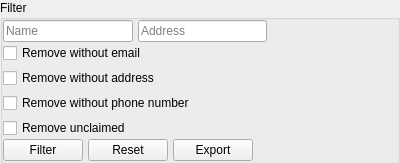
<?xml version="1.0" encoding="UTF-8"?>
<ui version="4.0">
 <class>FilterWidget</class>
 <widget class="QWidget" name="FilterWidget">
  <property name="geometry">
   <rect>
    <x>0</x>
    <y>0</y>
    <width>400</width>
    <height>141</height>
   </rect>
  </property>
  <property name="windowTitle">
   <string>Form</string>
  </property>
  <layout class="QVBoxLayout" name="verticalLayout_3">
   <property name="spacing">
    <number>5</number>
   </property>
   <property name="leftMargin">
    <number>0</number>
   </property>
   <property name="topMargin">
    <number>0</number>
   </property>
   <property name="rightMargin">
    <number>0</number>
   </property>
   <property name="bottomMargin">
    <number>0</number>
   </property>
   <item>
    <widget class="QGroupBox" name="groupBox">
     <property name="title">
      <string>Filter</string>
     </property>
     <layout class="QVBoxLayout" name="verticalLayout_2">
      <property name="spacing">
       <number>1</number>
      </property>
      <property name="leftMargin">
       <number>0</number>
      </property>
      <property name="topMargin">
       <number>0</number>
      </property>
      <property name="rightMargin">
       <number>0</number>
      </property>
      <property name="bottomMargin">
       <number>0</number>
      </property>
      <item>
       <layout class="QHBoxLayout" name="horizontalLayout_2">
        <property name="spacing">
         <number>5</number>
        </property>
        <item>
         <widget class="QLineEdit" name="nameFilter">
          <property name="toolTip">
           <string>Name</string>
          </property>
          <property name="placeholderText">
           <string>Name</string>
          </property>
         </widget>
        </item>
        <item>
         <widget class="QLineEdit" name="addressFilter">
          <property name="placeholderText">
           <string>Address</string>
          </property>
         </widget>
        </item>
        <item>
         <spacer name="horizontalSpacer">
          <property name="orientation">
           <enum>Qt::Horizontal</enum>
          </property>
          <property name="sizeHint" stdset="0">
           <size>
            <width>40</width>
            <height>20</height>
           </size>
          </property>
         </spacer>
        </item>
       </layout>
      </item>
      <item>
       <layout class="QVBoxLayout" name="verticalLayout">
        <property name="spacing">
         <number>5</number>
        </property>
        <item>
         <widget class="QCheckBox" name="removeWithoutEmail">
          <property name="text">
           <string>Remove without email</string>
          </property>
         </widget>
        </item>
        <item>
         <widget class="QCheckBox" name="removeWithoutAddress">
          <property name="text">
           <string>Remove without address</string>
          </property>
         </widget>
        </item>
        <item>
         <widget class="QCheckBox" name="removeWithoutPhoneNumber">
          <property name="text">
           <string>Remove without phone number</string>
          </property>
         </widget>
        </item>
        <item>
         <widget class="QCheckBox" name="removeUnclaimed">
          <property name="text">
           <string>Remove unclaimed</string>
          </property>
         </widget>
        </item>
       </layout>
      </item>
      <item>
       <layout class="QHBoxLayout" name="horizontalLayout">
        <property name="spacing">
         <number>5</number>
        </property>
        <item>
         <widget class="QPushButton" name="filterButton">
          <property name="text">
           <string>Filter</string>
          </property>
         </widget>
        </item>
        <item>
         <widget class="QPushButton" name="resetButton">
          <property name="text">
           <string>Reset</string>
          </property>
         </widget>
        </item>
        <item>
         <widget class="QPushButton" name="exportButton">
          <property name="text">
           <string>Export</string>
          </property>
         </widget>
        </item>
        <item>
         <spacer name="horizontalSpacer_2">
          <property name="orientation">
           <enum>Qt::Horizontal</enum>
          </property>
          <property name="sizeHint" stdset="0">
           <size>
            <width>40</width>
            <height>20</height>
           </size>
          </property>
         </spacer>
        </item>
       </layout>
      </item>
     </layout>
    </widget>
   </item>
  </layout>
 </widget>
 <resources/>
 <connections/>
</ui>
